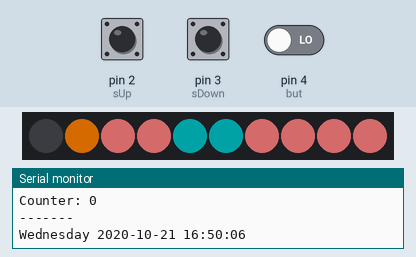
The sketch below on a simulated Arduino Uno, built with avr-gcc and run on an emulated ATmega328P. Parts: 10 RGB LEDs in strip order, left to right, the last lines printed to the serial monitor. The test bench sets the inputs (shaded band); at power-on: pin 3 (sDown) LOW, pin 4 (but) LOW, pin 2 (sUp) LOW. Dim RGB values are drawn brighter than linear; the local clock reads 2024-03-15 10:24:30 at power-on unless the sketch sets it.

Above: at 1.2 s.
1.3 s: pin 3 (sDown) pulled HIGH for 0.15 s
At 1.9 s:
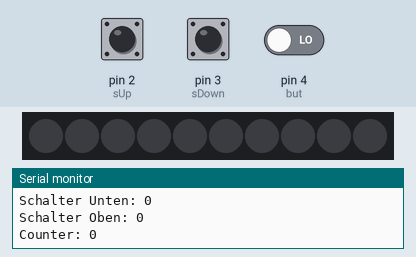
2.9 s: pin 3 (sDown) driven HIGH and pin 4 (but) driven HIGH
At 3.35 s:
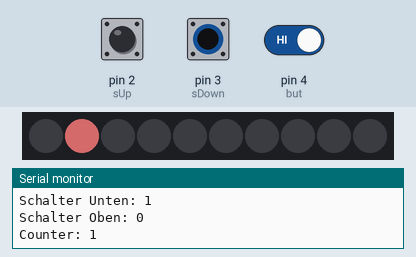
5.5 s: pin 3 (sDown) driven LOW
8.5 s: pin 3 (sDown) driven HIGH
At 9.26 s:
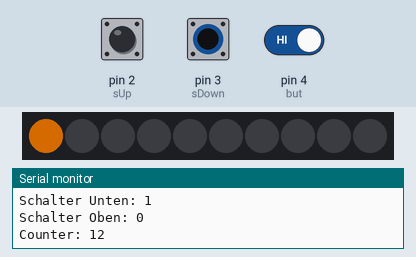
11.4 s: pin 4 (but) driven LOW
13.1 s: pin 4 (but) driven HIGH
At 13.58 s:
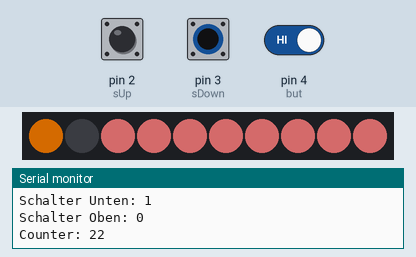
Timing chart, 0 to 16.1 s (numbered marks = the images above; inputs shaded):
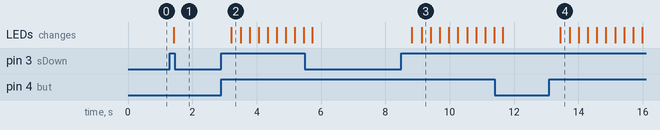

Measured:
- after the input at 1.3 s, the LEDs: change after 0.11 s (image 1)
- after the input at 2.9 s, the LEDs: change after 0.31 s (image 2)
- after the input at 8.5 s, the LEDs: first change after 0.32 s (image 3 shows a later state)
- after the input at 13.1 s, the LEDs: change after 0.33 s (image 4)

The sketch:

fibonacci-clock-code-ds1302.ino
```cpp
// necessary libraries
#include <Adafruit_NeoPixel.h>
#include <stdio.h>
#include <TimeLib.h>
#include <DS1302.h>

// pin assignment
#define LED_PIN   5   // LED data
#define LED_AMNT  10  // amount of LEDs
#define kCePin    8   // RTC enable
#define kIoPin    7   // RTC data
#define kSclkPin  6   // serial clock
#define poti      A0  // potentiometer
#define sUp       2   // switch up -> configure mode
#define sDown     3   // switch down -> brightness mode
#define but       4   // button

// object initialization
Adafruit_NeoPixel led(LED_AMNT, LED_PIN, NEO_GRB + NEO_KHZ800);
DS1302 rtc(kCePin, kIoPin, kSclkPin);

// color definition
int purple = led.Color(0, 128, 128);      // minute
int yellow = led.Color(0, 128, 0);        // hour
int blue = led.Color(0, 78, 81);          // minute and hour
int scheme[] = {purple, yellow, blue};

// displaying day
String dayAsString(const Time::Day day) {
  switch (day) {
    case Time::kSunday: return "Sunday";
    case Time::kMonday: return "Monday";
    case Time::kTuesday: return "Tuesday";
    case Time::kWednesday: return "Wednesday";
    case Time::kThursday: return "Thursday";
    case Time::kFriday: return "Friday";
    case Time::kSaturday: return "Saturday";
  }
  return "(unknown day)";
}

// setup
void setup()
{
  // adjusting pinmodes
  pinMode(poti, INPUT);
  pinMode(sUp, INPUT);
  pinMode(sDown, INPUT);
  pinMode(but, INPUT);

  // LED configuration
  led.begin();
  led.clear();
  led.setBrightness(128);

  // RTC configuration
  rtc.writeProtect(false);
  rtc.halt(false);
  Time t(2020, 10, 21, 16, 50, 5, Time::kWednesday); // launch time of the project
  rtc.time(t);

  // Serial monitor configuration
  Serial.begin(9600);
}

// global variable
int cnt = 0;

void loop()
{
  Serial.print("Schalter Unten: ");
  Serial.println(digitalRead(sDown));

  Serial.print("Schalter Oben: ");
  Serial.println(digitalRead(sUp));

  Serial.print("Counter: ");
  Serial.println(cnt);

  if(digitalRead(sDown))
  {
    if(digitalRead(but))
    {
      cnt++;
      delay(250);
    }

    int new_min = (cnt*5)%720;
    int new_hr = new_min / 60;
    new_min = new_min - (new_hr*60);

    Time new_t(2020, 10, 21, new_hr, new_min, 5, Time::kWednesday);
    rtc.time(new_t);
  }
  else if(digitalRead(sUp))
  {
    cnt = (rtc.time().hr % 12) * 12 + (rtc.time().min)/5;
    led.setBrightness(map(analogRead(poti), 0, 1024, 0, 255));
  }

  led.clear();
  determineColor();
  led.show();
  printTime();
}

void determineColor()
{
  int fields[] = {5, 3, 2, 1, 10};

  Time z = rtc.time();
  int m = z.min/5;
  int h = z.hr % 12;

  for(int i = 0; i < 5; i++)
  {
    bool minb = false;
    bool hrb = false;

    if(m-fields[i] >= 0)
    {
      minb = true;
      m -= fields[i];
    }

    if(h-fields[i] >= 0)
    {
      hrb = true;
      h -= fields[i];
    }

    setColor(5-i, col(minb, hrb));
  }
  Serial.println("-------");
}

void setColor(int n, int col)
{
  if(col == 0) return;

  col = col - 1;

  switch(n)
  {
    case 1:
      if(rtc.time().hr % 2 == 0) led.setPixelColor(1, scheme[col]);
      else led.setPixelColor(0, scheme[col]);
      break;
    case 2:
      if(rtc.time().hr % 2 == 1) led.setPixelColor(0, scheme[col]);
      else led.setPixelColor(1, scheme[col]);
      break;
    case 3:
      led.setPixelColor(2, scheme[col]);
      led.setPixelColor(3, scheme[col]);
      break;
    case 4:
      led.setPixelColor(4, scheme[col]);
      led.setPixelColor(5, scheme[col]);
      break;
    case 5:
      led.setPixelColor(6, scheme[col]);
      led.setPixelColor(7, scheme[col]);
      led.setPixelColor(8, scheme[col]);
      led.setPixelColor(9, scheme[col]);
      break;
  }
}

int col(bool minb, bool hrb)
{
  int col = 0; // 1 == minute, 2 == hour, 3 == both
  if(minb) col +=1;
  if(hrb) col +=2;
  return col;
}

void printTime() {
  // Get the current time and date from the chip.
  Time t = rtc.time();

  // Name the day of the week.
  const String day = dayAsString(t.day);

  // Format the time and date and insert into the temporary buffer.
  char buf[50];
  snprintf(buf, sizeof(buf), "%s %04d-%02d-%02d %02d:%02d:%02d",
           day.c_str(),
           t.yr, t.mon, t.date,
           t.hr, t.min, t.sec);

  // Print the formatted string to serial so we can see the time.
  Serial.println(buf);
}
```
